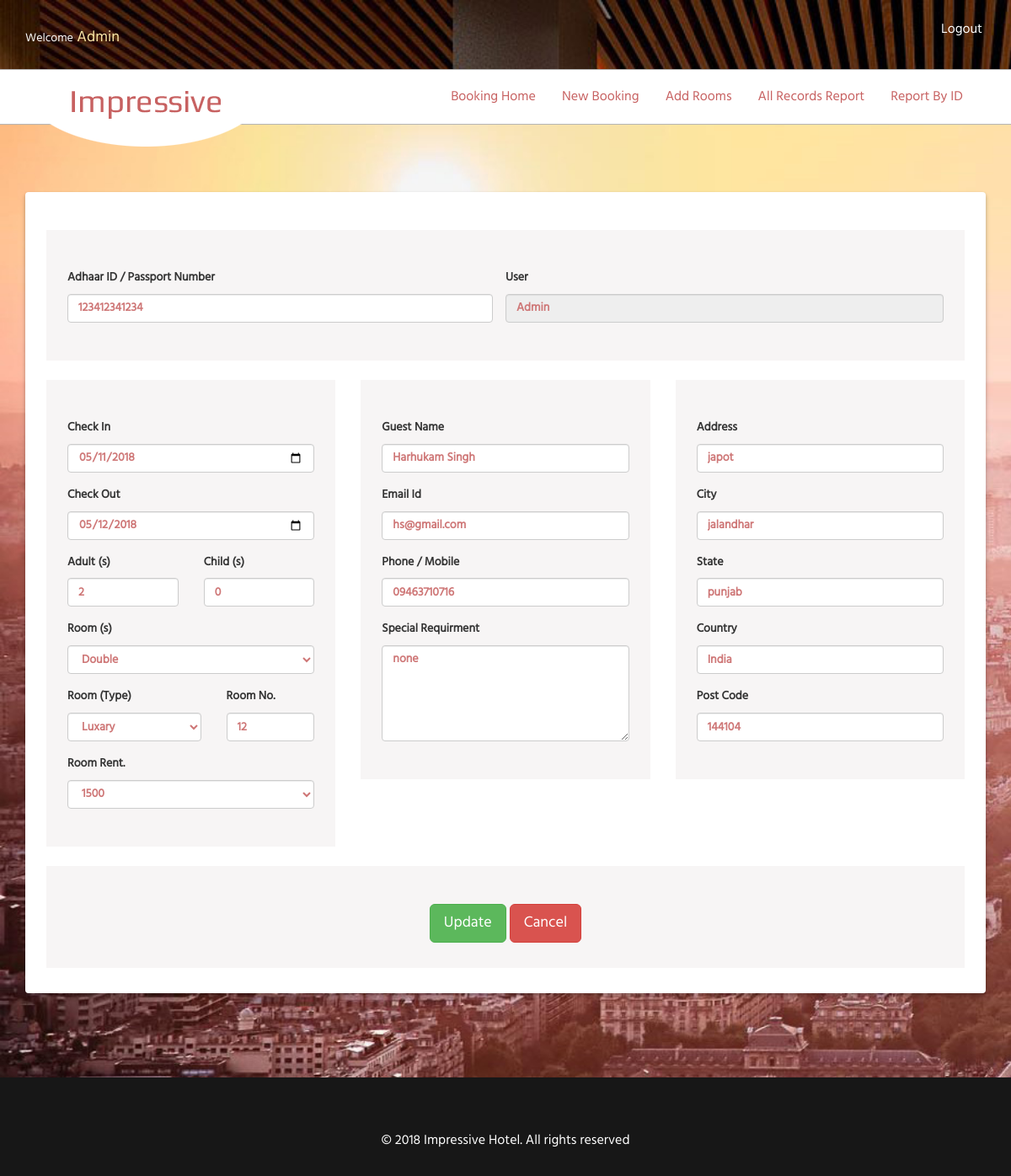
/updateroombooking.php?editid=22 (signed in), run on the app's committed database.
### tables this page shows
CREATE TABLE `roombooking` (
  `id` bigint(20) NOT NULL,
  `adharid` text NOT NULL,
  `user` text NOT NULL,
  `checkin` date NOT NULL,
  `checkout` date NOT NULL,
  `adult` text NOT NULL,
  `child` text NOT NULL,
  `rooms` text NOT NULL,
  `roomtype` text NOT NULL,
  `roomnumber` text NOT NULL,
  `name` text NOT NULL,
  `email` text NOT NULL,
  `phone` text NOT NULL,
  `requirement` text NOT NULL,
  `address` text NOT NULL,
  `city` text NOT NULL,
  `state` text NOT NULL,
  `country` text NOT NULL,
  `pincode` text NOT NULL,
  `totaldays` text NOT NULL,
  `roomrent` text NOT NULL,
  `roomrentcal` text NOT NULL,
  `roomtotalammount` text NOT NULL
);

CREATE TABLE `roomsandprice` (
  `id` int(11) NOT NULL,
  `roomname` text NOT NULL,
  `roomtype` text NOT NULL,
  `roomprice` text NOT NULL,
  `roomdisplaytext` text NOT NULL
);

### updateroombooking.php (the view, shortened to what this page needs)
<?php
require_once 'db_config.php';
if(isset($_GET['editid']) && !empty($_GET['editid']))
{
$id = $_GET['editid'];
$stmt = $DB_con->prepare('SELECT * FROM roombooking WHERE id =:pid');
$stmt->execute(array(':pid'=>$id));
$row = $stmt->fetch(PDO::FETCH_ASSOC);
extract($row);
}
else{
header('Location: booking-home.php');
}
?>
<?php require_once"include/admin-header.php";?>
<div style="padding-top:30px;"></div>
<div class="container">
<div class="card5">
<div class="card6">
<div class="row" >
<form method="post" enctype="multipart/form-data">
<div class="col-sm-6">
<div class="form-group">
<label>Adhaar ID / Passport Number</label>
<input type="text" name="txt_adhaar" class="form-control" maxlength="12" required="" value="<?php echo $adharid;?>">
</div>
</div>
<div class="col-sm-6 " style="padding-left:0px;">
<div class="form-group">
<label>User</label>
<input type="text" name="txt_user" value="Admin" readonly="true" class="form-control" required="" value="<?php echo $user;?>">
</div>
</div>
</div>
</div>
<br />
<div class="row">
<div class="col-sm-4">
<div class="card6">
<div class="form-group">
<label>Check In</label>
<input type="date" name="txt_checkin" maxlength="10" class="form-control" required="" value="<?php echo $checkin;?>">
</div>
<div class="form-group">
<label>Check Out</label>
<input type="date" name="txt_checkout" maxlength="10" class="form-control" required="" value="<?php echo $checkout;?>">
</div>
<div class="row">
<div class="col-sm-6">
<div class="form-group">
<label>Adult (s)</label>
<input type="text" maxlength="3" name="txt_adult" class="form-control" required="" value="<?php echo $adult;?>" onkeypress="return mask(this,event);">
</div>
</div>
<div class="col-sm-6">
<div class="form-group">
<label>Child (s)</label>
<input type="text" name="txt_child" maxlength="3" class="form-control" required="" value="<?php echo $child;?>" onkeypress="return mask(this,event);">
</div>
</div>
</div>
<div class="form-group">
<label>Room (s)</label>
<select type="text" name="txt_rooms"  class="form-control" required="" >
<option value="<?php echo $rooms;?>"><?php echo $rooms;?></option>
<?php
$stmt = $DB_con->prepare('SELECT * FROM roomsandprice  ORDER BY id ASC');
$stmt->execute();
if($stmt->rowCount() > 0)
{
while($res=$stmt->fetch(PDO::FETCH_ASSOC))
{
extract($res);
?>
<?php
}
}
?>
</select>
</div>
<div class="row">
<div class="col-sm-7">
<div class="form-group">
<label>Room (Type)</label>
<select type="text" name="txt_roomstype"  class="form-control" required="">
<option value="<?php echo $roomtype;?>"><?php echo $roomtype;?></option>
</select>
</div>
</div>
<div class="col-sm-5">
<div class="form-group">
<label>Room No.</label>
<input type="text" name="txt_roomnumber" class="form-control" value="<?php echo $roomnumber;?>" required="" maxlength="3" onkeypress="return mask(this,event);">
</div>
</div>
</div>
<div class="form-group">
<label>Room Rent.</label>
<select type="text" name="txt_roomrent"  class="form-control"   required="">
<option value="<?php echo $roomrent;?>"><?php echo $roomrent;?></option>
</select>
</div>
</div>
</div>
<div class="col-sm-4">
<div class="card6">
<div class="form-group">
<label>Guest Name</label>
<input type="text" name="txt_name" maxlength="20" class="form-control" required="" value="<?php echo $name;?>">
</div>
<div class="form-group">
<label>Email Id</label>
<input type="email" name="txt_email" maxlength="20" class="form-control" required="" value="<?php echo $email;?>">
</div>
<div class="form-group">
<label>Phone / Mobile</label>
<input type="text" name="txt_phone" maxlength="15" class="form-control" required="" value="<?php echo $phone;?>" onkeypress="return mask(this,event);">
</div>
<div class="form-group">
<label>Special Requirment</label>
<textarea type="text" name="txt_requirements" rows="5" class="form-control" ><?php echo $requirement;?></textarea>
</div>
</div>
</div>
<div class="col-sm-4">
<div class="card6">
<div class="form-group">
<label>Address</label>
<input type="text" name="txt_address" class="form-control" required="" value="<?php echo $address;?>">
</div>
<div class="form-group">
<label>City</label>
<input type="text" name="txt_city" class="form-control"  value="<?php echo $city;?>">
</div>
<div class="form-group">
<label>State</label>
<input type="text" name="txt_state" class="form-control"  value="<?php echo $state;?>">
</div>
<div class="form-group">
<label>Country</label>
<input type="text" name="txt_country" class="form-control"  value="<?php echo $country;?>">
</div>
<div class="form-group">
<label>Post Code</label>
<input type="text" name="txt_pincode" maxlength="6" class="form-control"  value="<?php echo $pincode;?>" onkeypress="return mask(this,event);">
</div>
</div>
</div>
</div>
<br/>
<div class="row">
<div class="col-sm-12">
<div class="card6">
<center>
<input type="submit" name="update" value="Update" class="btn btn-success btn-lg">
<a href="updateroombooking.php" class="btn btn-danger btn-lg"> Cancel </a>
</center>
</div>
</div>
</div>
</div>
</div>
<?php require_once"include/admin-footer.php";?>

### css/style.css (style rules this page uses)
html, body { font-family: 'Hind-Regular'; font-size: 100%; background:#fff; }
a { text-decoration: none; }
.card5 { padding:45px 25px 30px 25px; width:100%; height:auto; box-shadow: 0 2px 4px 0 rgba(0, 0, 0, 0.2), 0 4px 6px 0 rgba(0, 0, 0, 0.12); background-color: #fff; border-radius:4px; }
.card6 { padding:45px 25px 30px 25px; width:100%; height:auto; background-color: #f7f5f5; border-radius:0px; }
.form-control { text-decoration:none; font-weight:bold; color:#CE7676; }
label { font-size:14px; margin-bottom:0px; }
.form-control { font-size:14px; margin-bottom:8px; margin-top:8px; }

### data on the page
roombooking: txt_adhaar "123412341234", txt_user "Admin", txt_checkin "05/11/2018", txt_checkout "05/12/2018", txt_adult "2", txt_child "0", txt_rooms "Double", txt_roomnumber "12", txt_roomrent "1500", txt_name "Harhukam Singh", txt_email "hs@gmail.com", txt_phone "09463710716", txt_requirements "none", txt_address "japot", txt_city "jalandhar", txt_state "punjab", txt_country "India", txt_pincode "144104"
roomsandprice: txt_roomstype "Luxary"

### other printed values
$_SESSION['login_user'] "Admin"
